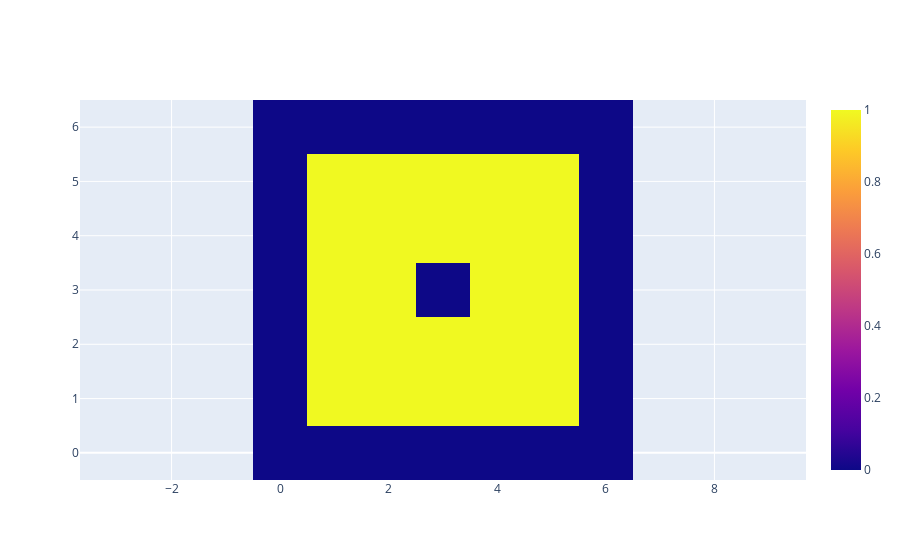

The code cell stored with this chart in its notebook:
### Code cell
image = np.array([
    [0, 0, 0, 0, 0, 0, 0],
    [0, 1, 1, 1, 1, 1, 0],
    [0, 1, 1, 1, 1, 1, 0],
    [0, 1, 1, 0, 1, 1, 0],
    [0, 1, 1, 1, 1, 1, 0],
    [0, 1, 1, 1, 1, 1, 0],
    [0, 0, 0, 0, 0, 0, 0]
], dtype=float)

display(go.Figure(go.Heatmap(z=image), go.Layout(xaxis=dict(scaleanchor='y'))))

region_props = measure.regionprops(measure.label(image))
for idx, props in enumerate(region_props):
    print()
    print(f'Props for component {idx}:')
    print(f'  - Area       : {props.area}')
    print(f'  - Parameter  : {props.perimeter}')
    print(f'  - Euler Char.: {props.euler_number}')

### Figure 1 — Plotly figure (JSON) as saved in the notebook; plotly's stock layout.template omitted (floating-point values rounded to 4 significant figures)
{"data": [{"type": "heatmap", "z": [[0, 0, 0, 0, 0, 0, 0], [0, 1, 1, 1, 1, 1, 0], [0, 1, 1, 1, 1, 1, 0], [0, 1, 1, 0, 1, 1, 0], [0, 1, 1, 1, 1, 1, 0], [0, 1, 1, 1, 1, 1, 0], [0, 0, 0, 0, 0, 0, 0]]}], "layout": {"autosize": true, "xaxis": {"autorange": true, "domain": [0, 1], "range": [-4.519, 10.52], "scaleanchor": "y"}, "yaxis": {"autorange": true, "domain": [0, 1], "range": [-0.5, 6.5]}}}
